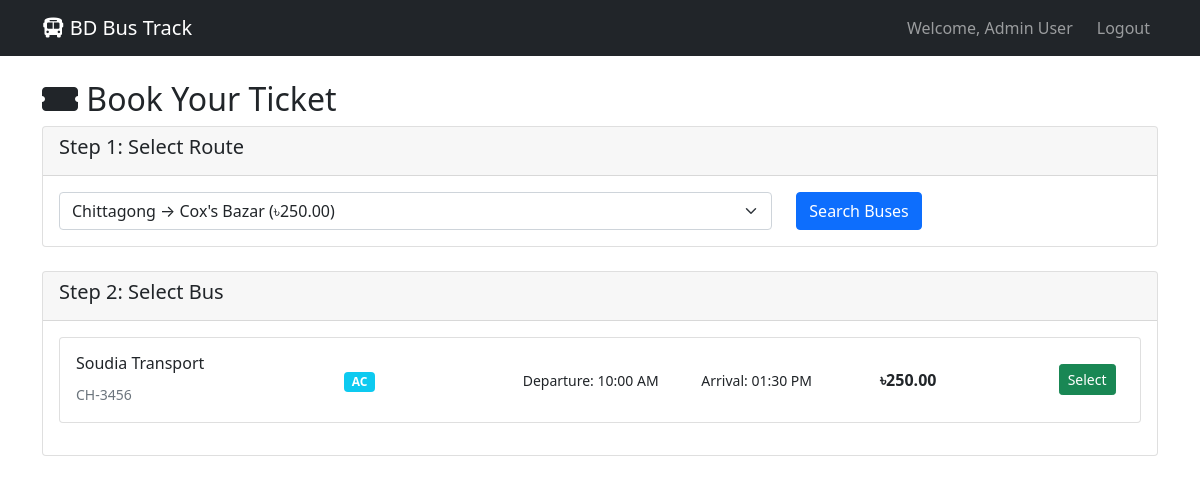
/booking.php?route_id=4 (signed in), run on the app's committed database.
### tables this page shows
CREATE TABLE buses (
    id INT AUTO_INCREMENT PRIMARY KEY,
    bus_number VARCHAR(20) UNIQUE NOT NULL,
    bus_name VARCHAR(100) NOT NULL,
    route_id INT,
    total_seats INT DEFAULT 40,
    bus_type ENUM('AC', 'Non-AC') DEFAULT 'Non-AC',
    current_lat DECIMAL(10, 8) DEFAULT NULL,
    current_lng DECIMAL(11, 8) DEFAULT NULL,
    status ENUM('active', 'inactive', 'maintenance') DEFAULT 'active',
    departure_time TIME NOT NULL,
    arrival_time TIME NOT NULL,
    FOREIGN KEY (route_id) REFERENCES routes(id)
);

CREATE TABLE routes (
    id INT AUTO_INCREMENT PRIMARY KEY,
    route_name VARCHAR(100) NOT NULL,
    from_city VARCHAR(50) NOT NULL,
    to_city VARCHAR(50) NOT NULL,
    distance INT NOT NULL,
    duration VARCHAR(20) NOT NULL,
    fare DECIMAL(10,2) NOT NULL,
    created_at TIMESTAMP DEFAULT CURRENT_TIMESTAMP
);

### booking.php (the view, shortened to what this page needs)
<?php
$conn = getConnection();
$routes_query = "SELECT * FROM routes ORDER BY route_name";
$routes_result = $conn->query($routes_query);
if (isset($_GET['route_id'])) {
    $route_id = $_GET['route_id'];
    $buses_query = "SELECT b.*, r.route_name, r.from_city, r.to_city, r.fare FROM buses b JOIN routes r ON b.route_id = r.id WHERE b.route_id = ? AND b.status = 'active'";
    $buses_stmt = $conn->prepare($buses_query);
    $buses_stmt->bind_param("i", $route_id);
    $buses_stmt->execute();
    $buses_result = $buses_stmt->get_result();
}
?>
<!DOCTYPE html>
<html lang="en">
<head>
    <link href="https://cdn.jsdelivr.net/npm/bootstrap@5.1.3/dist/css/bootstrap.min.css" rel="stylesheet">
    <link href="https://cdnjs.cloudflare.com/ajax/libs/font-awesome/6.0.0/css/all.min.css" rel="stylesheet">
</head>
<body>
    <nav class="navbar navbar-expand-lg navbar-dark bg-dark">
        <div class="container">
            <a class="navbar-brand" href="index.html">
                <i class="fas fa-bus"></i> BD Bus Track
            </a>
            <div class="navbar-nav ms-auto">
                <span class="navbar-text me-3">Welcome, <?php echo $_SESSION['user_name']; ?></span>
                <a class="nav-link" href="logout.php">Logout</a>
            </div>
        </div>
    </nav>
    <div class="container mt-4">
        <h2><i class="fas fa-ticket-alt"></i> Book Your Ticket</h2>
        <div class="card mb-4">
            <div class="card-header">
                <h5>Step 1: Select Route</h5>
            </div>
            <div class="card-body">
                <form method="GET">
                    <div class="row">
                        <div class="col-md-8">
                            <select name="route_id" class="form-select" required>
                                <?php while ($route = $routes_result->fetch_assoc()): ?>
                                    <option value="<?php echo $route['id']; ?>" <?php echo (isset($_GET['route_id']) && $_GET['route_id'] == $route['id']) ? 'selected' : ''; ?>>
                                        <?php echo $route['from_city'] . ' → ' . $route['to_city'] . ' (৳' . $route['fare'] . ')'; ?>
                                    </option>
                                <?php endwhile; ?>
                            </select>
                        </div>
                        <div class="col-md-4">
                            <button type="submit" class="btn btn-primary">Search Buses</button>
                        </div>
                    </div>
                </form>
            </div>
        </div>
        <?php if (isset($buses_result) && $buses_result->num_rows > 0): ?>
        <div class="card mb-4">
            <div class="card-header">
                <h5>Step 2: Select Bus</h5>
            </div>
            <div class="card-body">
                <?php while ($bus = $buses_result->fetch_assoc()): ?>
                <div class="card mb-3">
                    <div class="card-body">
                        <div class="row align-items-center">
                            <div class="col-md-3">
                                <h6><?php echo $bus['bus_name']; ?></h6>
                                <small class="text-muted"><?php echo $bus['bus_number']; ?></small>
                            </div>
                            <div class="col-md-2">
                                <span class="badge bg-info"><?php echo $bus['bus_type']; ?></span>
                            </div>
                            <div class="col-md-2">
                                <small>Departure: <?php echo date('h:i A', strtotime($bus['departure_time'])); ?></small>
                            </div>
                            <div class="col-md-2">
                                <small>Arrival: <?php echo date('h:i A', strtotime($bus['arrival_time'])); ?></small>
                            </div>
                            <div class="col-md-2">
                                <strong>৳<?php echo $bus['fare']; ?></strong>
                            </div>
                            <div class="col-md-1">
                                <button class="btn btn-sm btn-success" onclick="selectBus(<?php echo $bus['id']; ?>, '<?php echo $bus['bus_name']; ?>', <?php echo $bus['fare']; ?>)">
                                    Select
                                </button>
                            </div>
                        </div>
                    </div>
                </div>
                <?php endwhile; ?>
            </div>
        </div>
        <?php endif; ?>
    </div>
</body>
</html>

### data on the page
buses: bus_name "Soudia Transport", bus_number "CH-3456", bus_type "AC", departure_time "10:00 AM", arrival_time "01:30 PM", route.fare "250.00"

### other printed values
$_SESSION['user_name'] "Admin User"
form field route_id "Chittagong → Cox's Bazar (৳250.00)"
